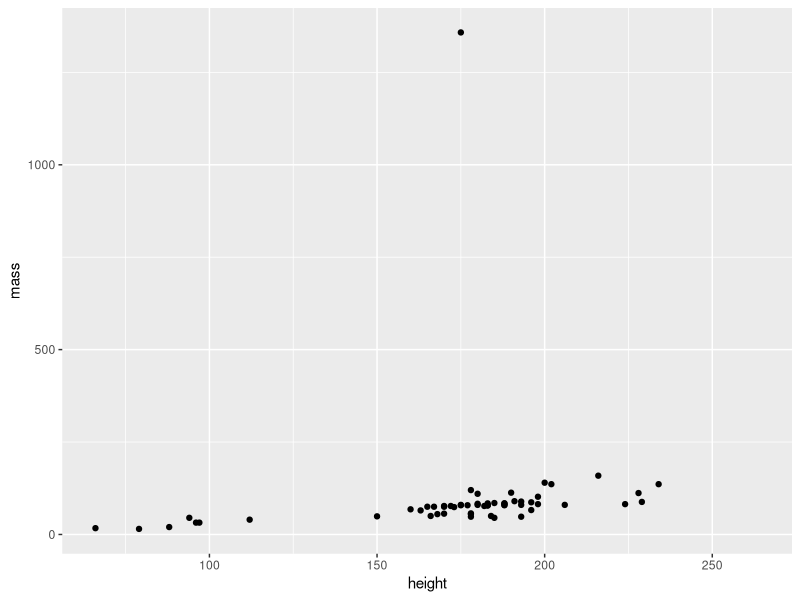
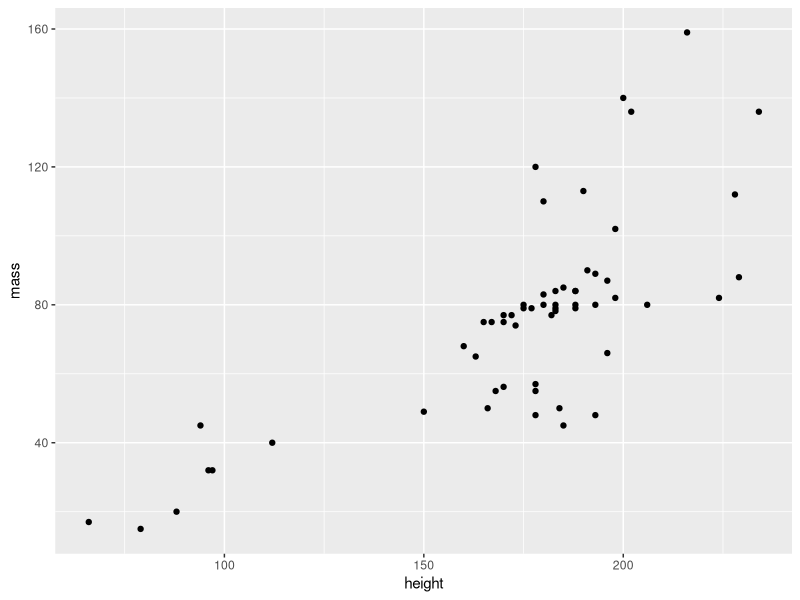
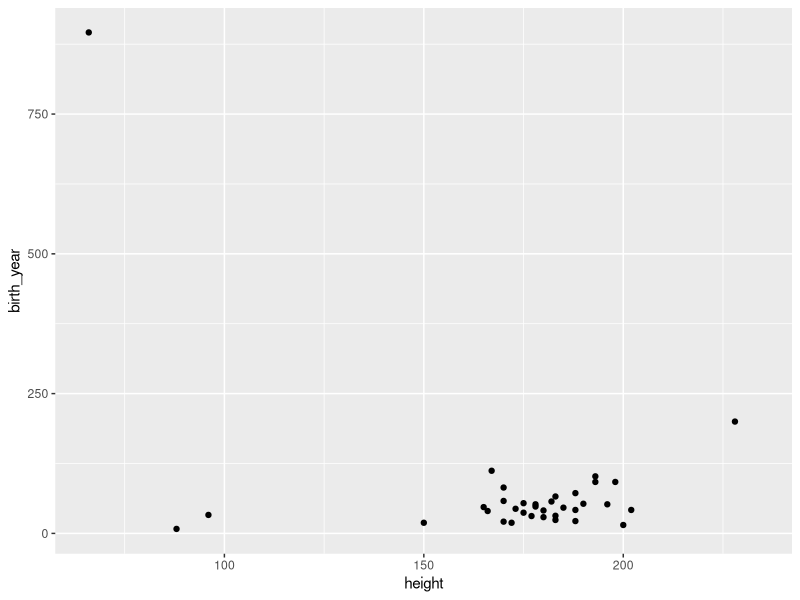
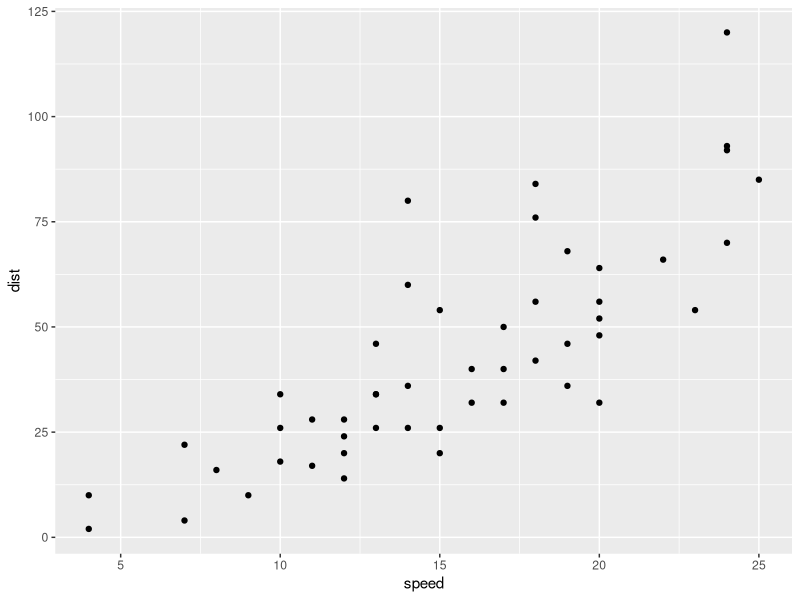
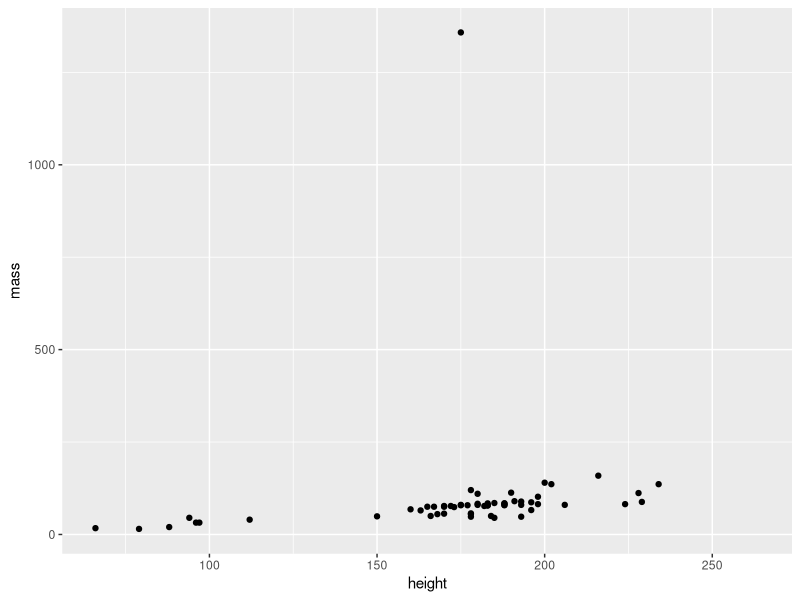

Generate these figures, in order, with R:
## ---- chunk 1
add_numbers <- function(x, y) {
  x + y
}
## ---- chunk 2
library(dplyr)

cars |> 
  mutate(new_number = add_numbers(speed, dist))
## ---- chunk 3
make_scatterplot <- function(my_df) {
  my_df |> 
    ggplot(aes(height, mass)) + 
    geom_point()
}
## ---- chunk 4
library(tidyverse)
data("starwars")

starwars |> 
  make_scatterplot()
## ---- chunk 5
make_scatterplot_with_vars <- function(my_df, my_x, my_y) {
  my_df |> 
    ggplot(aes({{my_x}}, {{my_y}})) + 
    geom_point()
}
## ---- chunk 6
starwars |> 
  filter(mass < 500) |> 
  make_scatterplot_with_vars(my_x = height, my_y = mass)

starwars |> 
  filter(mass < 500) |> 
  make_scatterplot_with_vars(height, birth_year)

cars |> 
  make_scatterplot_with_vars(speed, dist)
## ---- chunk 7
starwars |> 
  make_scatterplot()

my_plot <- starwars |> 
  filter(mass < 500) |> 
  make_scatterplot()

# my_plot
# 
# my_plot +
#   geom_smooth(method = lm, se = FALSE, formula = y ~ x) +
#   facet_wrap(vars(gender))
## ---- chunk 8
starwars |> 
  filter(mass < 500) |> 
  nest(my_tibble = -gender) 
  # mutate(my_plot = map(my_tibble, make_scatterplot)) |>
  # pull(my_plot)

# starwars |> 
#   filter(mass < 500) |> 
#   nest(data = -gender) |> 
#   mutate(my_plot = map(data, make_scatterplot)) |> 
#   mutate(my_plot_w_title = map2(my_plot, gender, function(x, y) {
#     x +
#       ggtitle(str_to_title(y))
#     }
#   )) |> 
#   pull(my_plot_w_title)
## ---- chunk 9
starwars |>
  select(name, gender, mass, height)

my_model <-  lm(mass ~ height, data = starwars)
## ---- chunk 10
my_model
## ---- chunk 11
summary(my_model)
## ---- chunk 12
my_model$coefficients
## ---- chunk 13
broom::tidy(my_model)
## ---- chunk 14
broom::glance(my_model)
## ---- chunk 15
starwars |>
  select(name, gender, mass, height) |> 
  nest(my_data = -gender) |> 
  mutate(my_model = map(my_data, function(x) {
    lm(mass ~ height, data = x) 
  }
  )) 
  # mutate(my_tidy_model = map(my_model, broom::tidy)) |> 
  # unnest(my_tidy_model)|> 
  # filter(term != "(Intercept)")
